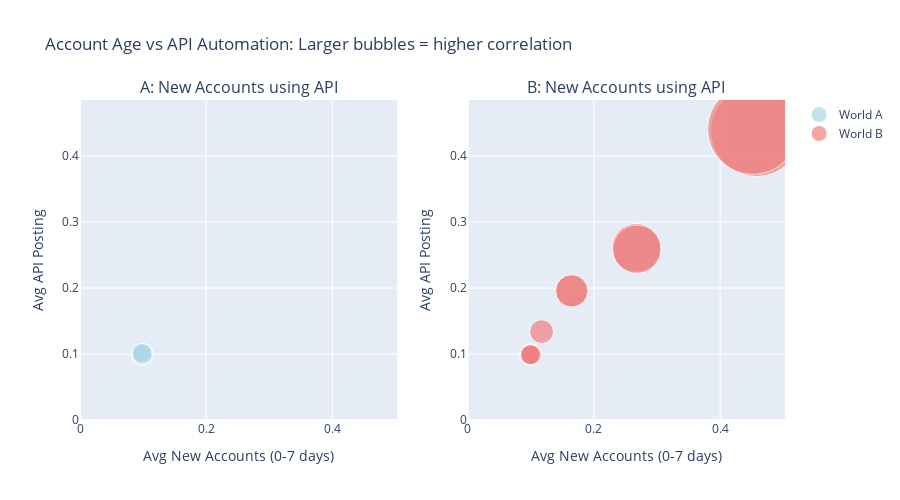

The notebook cell this image was saved under:
### Markdown cell above
## View 3. Explore Account Age and Automation

Examine the relationship between account age and automation usage - a key indicator of manipulation.

### Code cell
# Account behavior patterns
acct_a = world_a.execute("SELECT * FROM vw_account_behavior ORDER BY new_account_automation_correlation DESC").df()
acct_b = world_b.execute("SELECT * FROM vw_account_behavior ORDER BY new_account_automation_correlation DESC").df()

print("World A - Account Behavior (Top 5 topics):")
print(acct_a[['topic', 'avg_new_accounts', 'avg_api_posting', 'new_account_automation_correlation']].head())

print("\nWorld B - Account Behavior (Top 5 topics):")
print(acct_b[['topic', 'avg_new_accounts', 'avg_api_posting', 'new_account_automation_correlation']].head())

# Calculate consistent axis ranges
x_max = max(acct_a['avg_new_accounts'].max(), acct_b['avg_new_accounts'].max()) * 1.1
y_max = max(acct_a['avg_api_posting'].max(), acct_b['avg_api_posting'].max()) * 1.1

# Display side-by-side scatter plots with same scale
# Make the size of the bubbles proportional to the correlation value
# Larger bubbles = higher correlation
# The correlations range from 0.01 to 0.2
# Minimum bubble size = 10 pixels, maximum size = 50
min_size = 10
scale_factor = 50.0/0.2

# For World A
size_a = min_size + (acct_a['new_account_automation_correlation'] ** 0.7) * scale_factor

# For World B  
size_b = min_size + (acct_b['new_account_automation_correlation'] ** 0.7) * scale_factor

fig = make_subplots(rows=1, cols=2, 
                   subplot_titles=(
                       'A: New Accounts using API', 
                       'B: New Accounts using API'))

fig.add_trace(go.Scatter(x=acct_a['avg_new_accounts'], y=acct_a['avg_api_posting'], 
                        mode='markers', 
                        marker=dict(size=size_a, color='lightblue'),
                        text=acct_a['topic'], name='World A'), 
              row=1, col=1)

fig.add_trace(go.Scatter(x=acct_b['avg_new_accounts'], y=acct_b['avg_api_posting'], 
                        mode='markers',
                        marker=dict(size=size_b, color='lightcoral'),
                        text=acct_b['topic'], name='World B'), 
              row=1, col=2)

# Set consistent axis ranges
fig.update_xaxes(title_text="Avg New Accounts (0-7 days)", range=[0, x_max])
fig.update_yaxes(title_text="Avg API Posting", range=[0, y_max])

fig.update_layout(height=500, title="Account Age vs API Automation: Larger bubbles = higher correlation")
fig.show()

print("\nAutomation Correlation Analysis:")
print(f"World A avg correlation: {acct_a['new_account_automation_correlation'].mean():.3f}")
print(f"World B avg correlation: {acct_b['new_account_automation_correlation'].mean():.3f}")
print("\nHigher correlation (bubble sizes) indicate fraction")
print("of new accounts that are using automated posting tools.")

### Figure 1 — Plotly figure (JSON) as saved in the notebook; plotly's stock layout.template omitted (floating-point values rounded to 4 significant figures)
{"data": [{"marker": {"color": "lightblue", "size": [19.95, 19.95, 19.95, 19.95, 19.95, 19.95, 19.95, 19.95, 19.95, 19.95, 19.95, 19.95, 19.95, 19.95, 19.95]}, "mode": "markers", "name": "World A", "text": ["d4e7f2a1", "e8b3c6f9", "a7f3d9e2", "f1a5d8e2", "h3d6a4e8", "l8c1d9a6", "o7b9e4c1", "i9f8e1c7", "j2a9f5d3", "k6e4b7f1", "b8e4c1f5", "g7c2f9b4", "m4f7e3b8", "n1d5a8f2", "c9f6a3d8"], "type": "scatter", "x": [0.098, 0.097, 0.099, 0.099, 0.098, 0.099, 0.1, 0.099, 0.099, 0.1, 0.1, 0.099, 0.099, 0.1, 0.098], "xaxis": "x", "y": [0.098, 0.099, 0.1, 0.099, 0.099, 0.098, 0.099, 0.101, 0.1, 0.1, 0.1, 0.101, 0.098, 0.1, 0.101], "yaxis": "y"}, {"marker": {"color": "lightcoral", "size": [91.03, 90.75, 48.86, 48.47, 32.47, 32.47, 23.83, 19.95, 19.95, 19.95, 19.95, 19.95, 19.95, 19.95, 19.95]}, "mode": "markers", "name": "World B", "text": ["a7f3d9e2", "l8c1d9a6", "c9f6a3d8", "b8e4c1f5", "i9f8e1c7", "d4e7f2a1", "m4f7e3b8", "j2a9f5d3", "k6e4b7f1", "n1d5a8f2", "g7c2f9b4", "e8b3c6f9", "f1a5d8e2", "h3d6a4e8", "o7b9e4c1"], "type": "scatter", "x": [0.457, 0.452, 0.267, 0.268, 0.164, 0.165, 0.117, 0.1, 0.098, 0.098, 0.099, 0.099, 0.101, 0.101, 0.099], "xaxis": "x2", "y": [0.438, 0.441, 0.261, 0.259, 0.195, 0.196, 0.134, 0.101, 0.098, 0.099, 0.099, 0.099, 0.099, 0.099, 0.099], "yaxis": "y2"}], "layout": {"annotations": [{"font": {"size": 16}, "showarrow": false, "text": "A: New Accounts using API", "x": 0.225, "xanchor": "center", "xref": "paper", "y": 1, "yanchor": "bottom", "yref": "paper"}, {"font": {"size": 16}, "showarrow": false, "text": "B: New Accounts using API", "x": 0.775, "xanchor": "center", "xref": "paper", "y": 1, "yanchor": "bottom", "yref": "paper"}], "height": 500, "title": {"text": "Account Age vs API Automation: Larger bubbles = higher correlation"}, "xaxis": {"anchor": "y", "domain": [0, 0.45], "range": [0, 0.5027], "title": {"text": "Avg New Accounts (0-7 days)"}}, "xaxis2": {"anchor": "y2", "domain": [0.55, 1], "range": [0, 0.5027], "title": {"text": "Avg New Accounts (0-7 days)"}}, "yaxis": {"anchor": "x", "domain": [0, 1], "range": [0, 0.4851], "title": {"text": "Avg API Posting"}}, "yaxis2": {"anchor": "x2", "domain": [0, 1], "range": [0, 0.4851], "title": {"text": "Avg API Posting"}}}}
